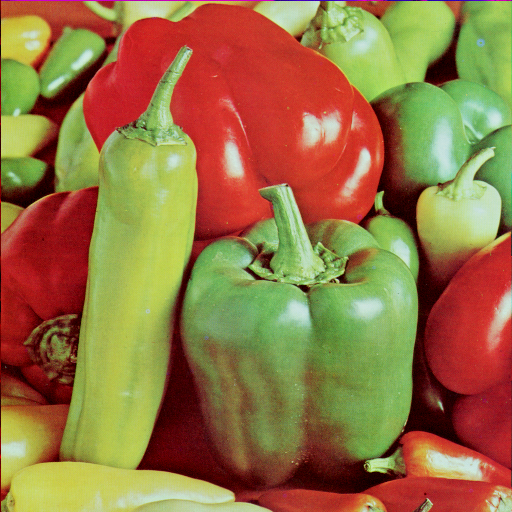
#> input picture PS3/2018/peppers-large.tiff, 512 x 512 px
$ jupyter execute --allow-errors 'CS229[2018] - Problem Set 3.ipynb'
#> lines starting #> are read from the running program, lines starting #| are printed output that depends on the picture
### <div style="text-align: left; background-color: #003554; color: white; padding: 10px; line-height: 1">PS3-1 A Simple Neural Network</div>

#### a)
Let $l^{(i)} = (o^{(i)} - y^{(i)})^2$. Then

$$
\frac{\partial l}{\partial w^{[1]}_{1, 2}} = \frac{1}{m}\Sigma_{i=1}^m\frac{\partial l^{(i)}}{\partial w^{[1]}_{1, 2}}
$$

Note that $w^{[1]}_{1, 2}$ is only affecting $h_2^{(i)}$. And thus
$$
\frac{\partial l^{(i)}}{\partial w^{[1]}_{1,2}} = \frac{\partial l^{(i)}}{\partial o^{(i)}}\frac{\partial o^{(i)}}{\partial h_2^{(i)}}\frac{\partial h_2^{(i)}}{\partial w^{[1]}_{1, 2}}
$$

$$
\frac{\partial l^{(i)}}{\partial w^{[1]}_{1,2}} = \frac{\partial l^{(i)}}{\partial o^{(i)}}\frac{\partial o^{(i)}}{\partial h_2^{(i)}}\frac{\partial h_2^{(i)}}{\partial w^{[1]}_{1, 2}}
$$

Since $l^{(i)} = (o^{(i)} - y^{(i)})^2$,

$$
\frac{\partial l^{(i)}}{\partial o^{(i)}} = 2(o^{(i)} - y^{(i)})
$$

Since $o^{(i)} = \sigma(w^{[2]}_0 + w^{[2]}_1 h_1^{(i)} + w_2^{[2]}h_2^{(i)} + w_3^{[3]}h_3^{(i)})$ ,

$$
\frac{\partial o^{(i)}}{\partial h_2^{(i)}} = o^{(i)}(1 - o^{(i)})w_2^{[2]}
$$
And since $h_2^{(i)} = \sigma(w^{[1]}_{0, 2}  + w^{[1]}_{1, 2}x^{(i)}_1+ w^{[1]}_{2, 2}x^{(i)}_2)$,

$$
\frac{\partial h_2^{(i)}}{\partial w^{[1]}_{1, 2}} = h_2^{(i)}(1- h_2^{(i)}) x_1^{(i)}
$$

Combining them we get

$$
\frac{\partial l}{\partial w^{[1]}_{1, 2}} = \sum_{i=1}^m 2(o^{(i)} - y^{(i)})o^{(i)}(1 -  o^{(i)}) \sigma(w^{[1]}_{0, 2}  + w^{[1]}_{1, 2}x^{(i)}_1+ w^{[1]}_{2, 2}x^{(i)}_2)(1 - \sigma(w^{[1]}_{0, 2}  + w^{[1]}_{1, 2}x^{(i)}_1+ w^{[1]}_{2, 2}x^{(i)}_2)w_2^{[2]}x_1^{(i)}
$$

#### b)
It is possible. Three lines can be used to determine the decision boundary. The three lines are
$$
\begin{aligned}
        x_1 = 0.5\\
        x_2 = 0.5\\
        x_1 + x_2 = 4
\end{aligned}
$$

If we make
$$
    \begin{aligned}
        h_1 = 1 \Leftrightarrow x_1 \le 0.5\\
        h_2 = 1 \Leftrightarrow x_2 \le 0.5\\
        h_3 = 1 \Leftrightarrow x_1 + x_2 \ge 4
    \end{aligned}
$$

And

$$
o = 1 \Leftrightarrow h_1 + h_2 + h_3 \ge 1
$$

Then $o = 1$ if and only if the points are not in the triangle region. The weights can then be determined using these equations.

#### c)
This is impossible. Note in this case
$$
    \begin{aligned}
        &h = (w^{[1]})^T x\\
        &o = \text{step}((w^{[2]})^T h) = \text{step}((w^{[2]}w^{[1]})^T x)
    \end{aligned}
$$

And clearly the decision boundary will be a single line, which cannot separate the two classes.

### <div style="text-align: left; background-color: #003554; color: white; padding: 10px; line-height: 1">PS3-2 KL Divergence and Maximum Likelihood</div>

#### 2)
#### a) Nonnegativity
The goal is to prove that $K L(P \| Q) \geq 0$.
$$
\begin{aligned}
D_{K L}(P \| Q) &=\sum_{x} P(x) \log \frac{P(x)}{Q(x)} \\
&=-\sum_{x} P(x) \log \frac{Q(x)}{P(x)} \\
& \geq-\log \sum_{x} P(x) \frac{Q(x)}{P(x)} \\
& \geq-\log \sum_{x} Q(x) \\
& \geq-\log 1 \\
& \geq 0
\end{aligned}
$$

#### b) Chain Rule for KL Divergence
The inequality becomes equality only when $Q(x) / P(x) = c$ is a constant. And this implies that $Q(x) = P(x)$.

We have
$$
\begin{aligned}
        D_{KL}(P(X, Y)\|Q(X, Y)) &= \sum_{y, x} P(x, y)\log\frac{P(x, y)}{Q(x, y)}\\
        &= \sum_{x, y} P(x, y) \log \frac{P(y|x)P(x)}{Q(y|x)Q(x)} \\
        & = \sum_{x,y}P(x, y)\log\frac{P(x)}{Q(x)} + \sum_{x, y}P(y|x)P(x)\log\frac{P(y|x)}{Q(y|x)}\\
        &= \sum_{x}P(x)\log\frac{P(x)}{Q(x)} + \sum_{x}P(x)\sum_{y}P(y|x)\log\frac{P(y|x)}{Q(y|x)}\\
        &= D_{KL}(P(X)\|Q(X)) + D_{KL}(P(Y|X)\|Q(Y|X))
\end{aligned}
$$

#### c) KL and maximum likelihood
Note that
$$
\begin{aligned}
        D_{KL}(\hat P\|P_\theta) &=  \sum_{x\in\cal X} \hat P(x)\log \frac{\hat P(x)}{P_\theta(x)}\\
        &= \sum_{x\in\cal X}\hat P(x)\log\hat P(x) - \sum_{x\in\cal X}\hat P(x)\log P_\theta(x)\\
        &= c - \sum_{i=1}^m \log P_\theta(x)
\end{aligned}
$$

And minimizing this is just maximizing the log likelihood.

### <div style="text-align: left; background-color: #003554; color: white; padding: 10px; line-height: 1">PS3-3 KL Divergence, Fisher Information, and the Natural Gradient </div>

#### a) Score function
Note

$$
\begin{aligned}
        E_{y\sim p(y;\theta)}[\nabla_{\theta'}\log p(y;\theta')|_{\theta' = \theta}] &= \int_{-\infty}^{\infty}(\nabla_{\theta'}\log p(y;\theta')|_{\theta' = \theta}) p(y;\theta)dy \\
        &= \int_{-\infty}^{\infty}p(y;\theta)\frac{1}{p(y;\theta)} \nabla_\theta p(y;\theta)dy\\
        &= \nabla_\theta \int_{-\infty}^{\infty}p(y;\theta)dy = 0
\end{aligned}
$$

#### b) Fisher Information
This is trivial from the definition the a covariance matrix for a random variable $X$:

$$
Cov(X) = E[(X - E[X])(X - E[X])^T]
$$

In this case, $E(X) = 0$ for $X = \nabla_{\theta'}\log p(y;\theta') |_{\theta'=\theta}$. And thus

$$
\begin{aligned}
        \mathcal I(\theta) &= Cov_{y\sim p(y;\theta)}[\nabla_{\theta'}\log p(y;\theta')|_{\theta' = \theta}] \\
        &= E_{y\sim p(y;\theta)}[(\nabla_{\theta'}\log p(y;\theta')|_{\theta' = \theta} - 0)(\nabla_{\theta'}\log p(y;\theta')|_{\theta' = \theta} - 0)^T]\\
        &= E_{y\sim p(y;\theta)}[\nabla_{\theta'}\log p(y;\theta')\nabla_{\theta'}\log p(y;\theta')^T|_{\theta' = \theta}]\\
\end{aligned}
$$

#### c) Fisher Information (Alternate form)

$$
\begin{aligned}
&E_{y\sim p(y;\theta)}[ - \nabla^2_{\theta'}\log p(y;\theta')|_{\theta' = \theta}]\\
&=E_{y\sim p(y;\theta)}[-\nabla_{\theta'}(\frac{1}{p(y;\theta') }\nabla_{\theta' }p(y;\theta'))|_{\theta' = \theta}]\\
&= E_{y\sim p(y;\theta)}[\frac{\nabla_{\theta'}p(y;\theta')\nabla_{\theta'}p(y;\theta')}{p(y;\theta')^2} - \frac{1}{p(y;\theta')}\nabla_{\theta'}^2 p(y;\theta')]\\
&= E_{y\sim p(y;\theta)}[\nabla_{\theta'}\log p(y;\theta')\nabla_{\theta'}\log p(y;\theta')|_{\theta' = \theta}] + \int_{-\infty}^{\infty}\nabla_{\theta}^2 p(y;\theta) dy\\
&= E_{y\sim p(y;\theta)}[\nabla_{\theta'}\log p(y;\theta')\nabla_{\theta'}\log p(y;\theta')|_{\theta' = \theta}] = \cal I(\theta)
\end{aligned}
$$

#### c) Approximating $D_{KL}$ with Fisher Information
We have

$$
\begin{aligned}
D_{KL }(p_\theta\|p_{\tilde \theta})&\approx D_{KL}(p_\theta\| p_{\theta}) + (\tilde \theta - \theta)^T\nabla_{\theta'}\log p(y;\theta')|_{\theta' = \theta} + \frac{1}{2}(\tilde \theta - \theta)^T\nabla_{\theta'}^2\log p(y;\theta')|_{\theta' = \theta}
(\tilde \theta - \theta)\\
&= 0 + (\tilde \theta - \theta)^T E_{y\sim p(y;\theta)}[-\nabla_{\theta'}\log p(y;\theta')|_{\theta' = \theta}] + \frac{1}{2}(\tilde \theta - \theta)^T E_{y\sim p(y;\theta)}[-\nabla_{\theta'}^2\log p(y;\theta')|_{\theta' = \theta}](\tilde \theta - \theta)\\
&= \frac{1}{2}d^T\mathcal I(\theta) d
\end{aligned}
$$

#### e) Natural Gradient
Since

$$
l(\theta+ d) \approx \log p(y;\theta) + d^T\nabla_{\theta'}\log p(y;\theta')|_{\theta' =\theta}
$$

We can construct the Lagrangian for this optimization problem as

$$
\begin{aligned}
\mathcal L(d, \lambda) &= l(\theta+d)  - \lambda[D_{KL}(p_{\theta}\|p_{\theta' + d}) - c]\\
&= \log p(y;\theta) + d^T\nabla_{\theta'}\log p(y;\theta')|_{\theta' = \theta} - \lambda[\frac{1}{2}d^T\mathcal I(\theta)d - c]
\end{aligned}
$$

The sufficient condition for maximization is
$$
\begin{aligned}
\frac{\partial \cal L}{\partial d} &=  \nabla_{\theta'}\log p(y;\theta')|_{\theta' = \theta} - \lambda \mathcal I(\theta)d\\
\frac{\partial \cal L}{\partial \lambda} &= \frac{1}{2}d^T\mathcal I(\theta) d - c
\end{aligned}
$$

Setting the first to be zero, we get

$$
d = \frac{1}{\lambda}\mathcal I(\theta)^{-1}\nabla_{\theta'}\log p(y;\theta')|_{\theta' = \theta}
$$

So our unscaled natural gradient is then

$$
\tilde d = \mathcal I(\theta)^{-1} \nabla_{\theta'}\log p(y;\theta')|_{\theta'  = \theta}
$$

Now, plug $d$ into the second formula and set it to zero, we get

$$
\frac{1}{2}(\frac{1}{\lambda}\mathcal I(\theta)^{-1}\nabla_{\theta'}\log p(y;\theta')|_{\theta' = \theta})^T\mathcal I(\theta) (\frac{1}{\lambda}\mathcal I(\theta)^{-1}\nabla_{\theta'}\log p(y;\theta')|_{\theta' = \theta}) = c
$$

or

$$
\lambda = \sqrt{\frac{1}{2c}(\nabla_{\theta'}\log p(y;\theta')|_{\theta' = \theta})^T\mathcal I(\theta)^{-1} (\nabla_{\theta'}\log p(y;\theta')|_{\theta' = \theta})}
$$

Thus, the final $d^*$ is given by

$$
d^{*} =\sqrt{\frac{2c}{(\nabla_{\theta'}\log p(y;\theta')|_{\theta' = \theta})^T\mathcal I(\theta)^{-1} (\nabla_{\theta'}\log p(y;\theta')|_{\theta' = \theta})}}\mathcal I(\theta)^{-1}\nabla_{\theta'}\log p(y;\theta')|_{\theta' = \theta}
$$

I think this is not generally true if you define $l(x, y, \theta) = p(x, y;\theta)$ and consider multiple $x^{(i)}, y^{(i)}$'s. However, if $x$ is fixed, and you are trying to maximize the conditional likelihood $l(y, \theta) = p(y|x; \theta)$ this is true. For convenience we consider a single example $y$.

#### f) Relation to Newton's Method
The natural gradient update rule is given by

$$
\theta := \theta+ \alpha \mathcal {I(\theta)}^{-1} \nabla_{\theta}l(y, \theta)
$$

And Newton's rule gives
$$
\theta := \theta - H^{-1}\nabla_{\theta}l(y;\theta)
$$

Note that

$$
\mathcal I(\theta)^{-1} = E_{y\sim p(y|x;\theta)}[-\nabla_{\theta}^2 l(y;\theta)] =  E_{y\sim p(y|x;\theta}[-H^{-1}]
$$

As we see in problem set 1, in generalized linear model, $H$ is only dependent on $x$ but not $y$. So $\mathcal I(\theta) = - H^{-1}$, which proves the results.

### <div style="text-align: left; background-color: #003554; color: white; padding: 10px; line-height: 1">PS3-4 Semi-supervised EM</div>
#### a) Convergence
This is trivial from

$$
\begin{aligned}
l_{semi-sup}(\theta^{(t)}) &= \sum_{i=1}^m  \sum_{z^{(i)}}Q_{i}(z^{(i)})\log\frac{p(x^{(i)}, z^{(i)}; \theta^{(t)})}{Q_i(z^{(i)})} +\alpha l_{sup}(\theta^{(t)})\\
&\le  \sum_{i=1}^m  \sum_{z^{(i)}}Q_{i}(z^{(i)})\log\frac{p(x^{(i)}, z^{(i)}; \theta^{(t + 1)})}{Q_i(z^{(i)})}+ \alpha l_{sup}(\theta^{(t + 1)})\\
&\le l_{unsup}(\theta^{(t + 1)}) + \alpha l_{sup}(\theta^{(t + 1)})
= l_{semi-sup}(\theta^{t+1})
\end{aligned}
$$

#### b) Semi-supervised E-Step
The first line and third line come from Jensen's inequality, and the second line comes from maximization.

In the E-step, we need to re-estimate $z^{(i)}$ for $i = 1, \ldots, m$. Specifically, we set

$$
\begin{aligned}
w^{(i)}_j &= Q_i(z^{(i)} = j)\\
&= p(z^{(i)} = j|x^{(i)}; \phi, \mu, \Sigma)\\
&= \frac{p(x^{(i)}|z^{(i)} = j)p(z^{(i)} =j)}{\sum_{l=1}^k p(x^{(i)}|z^{(i)} = l)p(z^{(i)} = l)}\\
&= \frac{\frac{1}{(2\pi)^{n/2}|\Sigma_j|^{1/2}}\exp(-\frac{1}{2}(x^{(i)} - \mu_j)^T\Sigma_j^{-1}(x^{(i)} - \mu_j))\phi_j}{\sum_{l=1}^k\frac{1}{(2\pi)^{n/2}|\Sigma_l|^{1/2}}\exp(-\frac{1}{2}(x^{(i)} - \mu_l)^T\Sigma_l^{-1}(x^{(i)} - \mu_l))\phi_l}
\end{aligned}
$$

#### c) Semi-supervised M-Step
For convenience we define

$$
\tilde w^{(i)}_j = 1\{\tilde z^{(i)} = j\}
$$

From the lecture note, we should easily derive the derivative from

$\mu_j$ as
$$
\begin{aligned}
\nabla_{\mu_j}l &= \sum_{i=1}^m w^{(i)}_j \Sigma_j^{-1}(x^{(i)} - \mu_j) + \alpha \sum_{i=1}^{\tilde m}\tilde w^{(i)}_j \Sigma_j^{-1}(\tilde x^{(i)} - \mu_j)
\end{aligned}
$$

Setting this to zero, we get

$$
\mu_j = \frac{\sum_{i=1}^m w^{(i)}_j x^{(i)}+ \alpha \sum_{i=1}^{\tilde m}\tilde w^{(i)}_j\tilde x^{(i)}}{\sum_{i=1}^m w^{(i)}_j + \alpha \sum_{i=1}^{\tilde m}\tilde w^{(i)}_j}
$$

Similarly,

$$
\Sigma_j = \frac{\sum_{i=1}^m w^{(i)}_j (x^{(i)} - \mu_j)(x^{(i)} - \mu_j)^T+ \alpha \sum_{i=1}^{\tilde m}\tilde w^{(i)}_j (\tilde x^{(i)} - \mu_j)(\tilde x^{(i)} - \mu_j)^T}{\sum_{i=1}^m w^{(i)}_j + \alpha \sum_{i=1}^{\tilde m}\tilde w^{(i)}_j}
$$

For $\phi$, we need to maximize

$$
\sum_{i=1}^m\sum_{j=1}^kw^{(i)}_j \log \phi_j + \alpha\sum_{i=1}^{\tilde m}\sum_{j=1}^k\tilde w^{(i)}_j \log \phi_j
$$

subjective to

$$
\sum_{j=1}^k \phi_j = 1
$$

We construct the Lagrangian

$$
    \mathcal L(\phi, \beta) =\sum_{i=1}^m\sum_{j=1}^kw^{(i)}_j \log \phi_j + \alpha\sum_{i=1}^{\tilde m}\sum_{j=1}^k\tilde w^{(i)}_j \log \phi_j + \beta(1 - \sum_{j=1}^k \phi_j)
$$

And derivetive for

$$
    \frac{\partial\mathcal L}{\partial \phi_j} = \sum_{i=1}^m\frac{w^{(i)}_j}{\phi_j} + \alpha \sum_{i=1}^{\tilde m}\frac{\tilde w^{(i)}_j}{\phi_j} - \beta
$$

Set it to zero we get

$$
    \phi_j = \frac{\sum_{i=1}^mw^{(i)}_j + \alpha \sum_{i=1}^{\tilde m}{\tilde w}^{(i)}_j}{\beta}
$$

Considering the constraint $\sum_{j=1}^k \phi_j = 1$, we get $\beta = m + \alpha \tilde m$. So

$$
    \phi_j = \frac{\sum_{i=1}^mw^{(i)}_j + \alpha \sum_{i=1}^{\tilde m}\tilde w^{(i)}_j}{m + \alpha \tilde m}
$$

[cell 1]
import matplotlib.pyplot as plt
import numpy as np
import os

PLOT_COLORS = ['red', 'black', 'blue', 'orange']  # Colors for your plots
K = 4           # Number of Gaussians in the mixture model
NUM_TRIALS = 3  # Number of trials to run (can be adjusted for debugging)
UNLABELED = -1  # Cluster label for unlabeled data points (do not change)

[cell 2]
def main(is_semi_supervised, trial_num):
    """Problem 3: EM for Gaussian Mixture Models (unsupervised and semi-supervised)"""
    print('Running {} EM algorithm...'
          .format('semi-supervised' if is_semi_supervised else 'unsupervised'))

    # Load dataset
    train_path = os.path.join('data','ds3_train.csv')
    x, z = load_gmm_dataset(train_path)
    x_tilde = None

    if is_semi_supervised:
        # Split into labeled and unlabeled examples
        labeled_idxs = (z != UNLABELED).squeeze()
        x_tilde = x[labeled_idxs, :]   # Labeled examples
        z = z[labeled_idxs, :]         # Corresponding labels
        x = x[~labeled_idxs, :]        # Unlabeled examples

    # *** START CODE HERE ***
    m,n = x.shape
    # (1) Initialize mu and sigma by splitting the m data points uniformly at random
    # into K groups, then calculating the sample mean and covariance for each group
    classes = np.random.randint(K, size=m)

    # shape (k,n)
    mu = np.array([x[classes == j].mean(axis=0) for j in range(K)])
    #print(mu.shape, "mu shape", "want:", (K,n))
    sigma = []
    for j in range(K):
        class_size = (classes == j).sum()

        # shape (class_size,n)
        xj_normed = x[classes ==j]-mu[j]

        # shape (n,n)
        sigma.append(xj_normed.T @ xj_normed /class_size)


    # (2) Initialize phi to place equal probability on each Gaussian
    # phi should be a numpy array of shape (K,)
    phi = np.ones((K,))/K
    # (3) Initialize the w values to place equal probability on each Gaussian
    # w should be a numpy array of shape (m, K)
    w = np.ones((m, K))/K
    # *** END CODE HERE ***

    if is_semi_supervised:
        w = run_semi_supervised_em(x, x_tilde, z, w, phi, mu, sigma)
    else:
        w = run_em(x, w, phi, mu, sigma)

    # Plot your predictions
    z_pred = np.zeros(m)
    if w is not None:  # Just a placeholder for the starter code
        for i in range(m):
            z_pred[i] = np.argmax(w[i])

    plot_gmm_preds(x, z_pred, is_semi_supervised, plot_id=trial_num)

[cell 3]
# [75 lines left out: function joint_pdf, not called in this run]

[cell 4]
# [88 lines left out: function run_em, not called in this run]

[cell 5]
# [17 lines left out: function plot_gmm_preds, not called in this run]

[cell 6]
def load_gmm_dataset(csv_path):
    """Load dataset for Gaussian Mixture Model (problem 3).

    Args:
         csv_path: Path to CSV file containing dataset.

    Returns:
        x: NumPy array shape (m, n)
        z: NumPy array shape (m, 1)

    NOTE: You do not need to edit this function.
    """

    # Load headers
    with open(csv_path, 'r') as csv_fh:
        headers = csv_fh.readline().strip().split(',')

    # Load features and labels
    x_cols = [i for i in range(len(headers)) if headers[i].startswith('x')]
    z_cols = [i for i in range(len(headers)) if headers[i] == 'z']

    x = np.loadtxt(csv_path, delimiter=',', skiprows=1, usecols=x_cols, dtype=float)
    z = np.loadtxt(csv_path, delimiter=',', skiprows=1, usecols=z_cols, dtype=float)

    if z.ndim == 1:
        z = np.expand_dims(z, axis=-1)

    return x, z

[cell 7]
np.random.seed(229)
# Run NUM_TRIALS trials to see how different initializations
# affect the final predictions with and without supervision
#> (the rest of this cell did not finish here and is left out)

[cell 8]
# [110 lines left out: function run_semi_supervised_em, not called in this run]

#> (a cell that did not finish here is left out)

### <div style="text-align: left; background-color: #003554; color: white; padding: 10px; line-height: 1">PS3-5 K-means for Compression</div>

[cell 10]
import numpy as np
import matplotlib.pyplot as plt
from matplotlib.image import imread

[cell 11]
A = imread('peppers-large.tiff')
#> A is the input picture: shape (512, 512, 3); mean R, G, B 149.8, 115.6, 66.5
plt.figure(figsize=(8,8))
plt.imshow(A)

[cell 12]
B = imread('peppers-small.tiff')
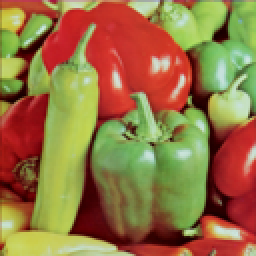
#> input picture PS3/2018/peppers-small.tiff, 128 x 128 px (shown 2 times larger)
#> B is the input picture: shape (128, 128, 3); mean R, G, B 149.9, 115.7, 66.5
plt.figure(figsize=(8,8))
plt.imshow(B)

We will now run K-means clustering on the pixels of this image. We run the loop for a minimum of 30 iterations, and use 16 clusters. The algorithm runs as follows:

1. Randomly pick 16 pixels from the image to initialize the centroids

2. Repeat until convergence:

a. Assign each pixel from the image to the neareast centroid

b. For each centroid, calculate the mean of all the pixels assigned to it

c. Update the centroids to the mean calculated in step 2.

[cell 13]
def k_means(X, n_centroids=16, min_iter=30):
#> called with n_centroids = 16, min_iter = 30
    C = X.reshape(-1,3)
    # Randomly initialize the centroids
    centroids = C[np.random.randint(0, C.shape[0], n_centroids)]
#> centroids = 16 rows, first 8: [121, 94, 44], [185, 204, 119], [216, 71, 50], [146, 192, 79], [193, 35, 35], [157, 33, 37], [110, 116, 49], [24, 0, 0]
    error_history = []
    error = 1
    n_iter = 0

    # Loop until for at least min_iter and while the centroids are not stable
    while (error > 0 or n_iter < min_iter):
        # For each pixel, calculate the distance to all current centroids:
        norms = np.array([np.linalg.norm(C-centroids[k,:],2,1) for k in range(n_centroids)]).T
        # Assign each pixel to the closest centroid:
        assign = np.argmin(norms,1)
        # For a given centroid, calculate the mean of the pixels assigned to it:
        means = np.array([np.mean(C[np.where(assign == k)],0) for k in range(n_centroids)])
        # Check for stability of the centroids and keep track of the error history
        error = np.linalg.norm(centroids-means,1,1).sum()
        error_history.append(error)
        # Assign the new centroids as the means calculated previously:
        centroids = means
        n_iter += 1
#> this loop made 120 passes
#> error on passes 1 to 12: 1135.6, 260.5, 110.6, 71.28, 54.12, 41.31, 29.16, 20.67, 15.41, 11.21, 9.65, 7.35
#> after the loop, error_history = 120 values, max 1135.6 at index 0, min 0 at index 119, mean 19.4; n_iter = 120

    return centroids, error_history

[cell 14]
centroids, error_history = k_means(B)
#> centroids = 16 rows, first 8: [107.2, 61.11, 34.94], [193.6, 218.1, 191.7], [114, 137.2, 64.32], [184, 201.7, 89.5], [180.4, 40.71, 38.24], [144.8, 22.47, 24.7], [121.3, 169.4, 82.95], [49.79, 3.11, 2.16]

[cell 15]
plt.plot(error_history)
plt.xlabel('Iterations')
plt.ylabel('Norm 1 Error')
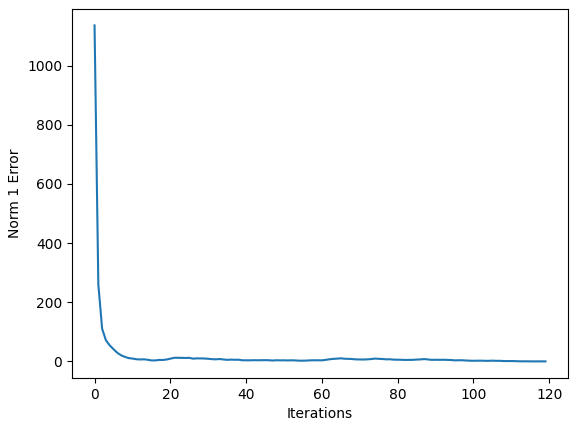
#> figure drawn by matplotlib, 1 panel; curve peaks at x = 0, y = 1135.6

[cell 16]
centroids = centroids.astype(int)
#> centroids = 16 rows, first 8: [107, 61, 34], [193, 218, 191], [113, 137, 64], [184, 201, 89], [180, 40, 38], [144, 22, 24], [121, 169, 82], [49, 3, 2]
colormap = np.repeat(centroids,1024,0).reshape(128,128,3)
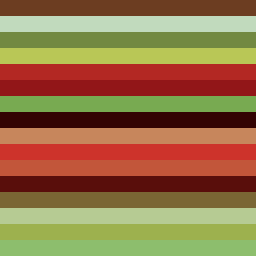
#> colormap: shape (128, 128, 3) int64 (shown 2 times larger); mean of channels 0, 1, 2 148.1, 112.9, 69.8; drawn as R, G, B
plt.figure(figsize=(8,8))
plt.imshow(colormap)

[cell 17]
C = A.reshape(-1,3)
# For each pixel, calculate the distance to all current centroids:
norms = np.array([np.linalg.norm(C-centroids[k,:],2,1) for k in range(centroids.shape[0])]).T
# Assign each pixel to the closest centroid:
assign = np.argmin(norms,1)

# Create a new image where each pixel is the the centroid closest to the pixel in the original image
compressed_image = np.array([centroids[assign[k]] for k in range(assign.shape[0])])
compressed_image = compressed_image.reshape(512,512,3)
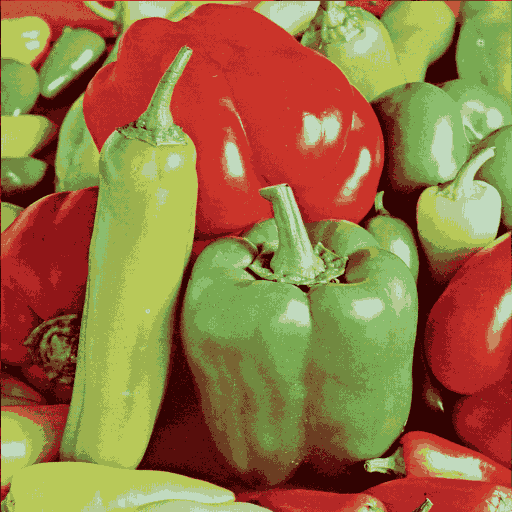
#> compressed_image: shape (512, 512, 3) int64; mean of channels 0, 1, 2 149.7, 115.5, 66.6; drawn as R, G, B

[cell 18]
fig, axes = plt.subplots(1, 2, figsize=(16, 8))
ax0, ax1 = axes.ravel()

ax0.imshow(A)
ax0.set_title('Original Image')
ax1.imshow(compressed_image)
ax1.set_title('Compressed Image')
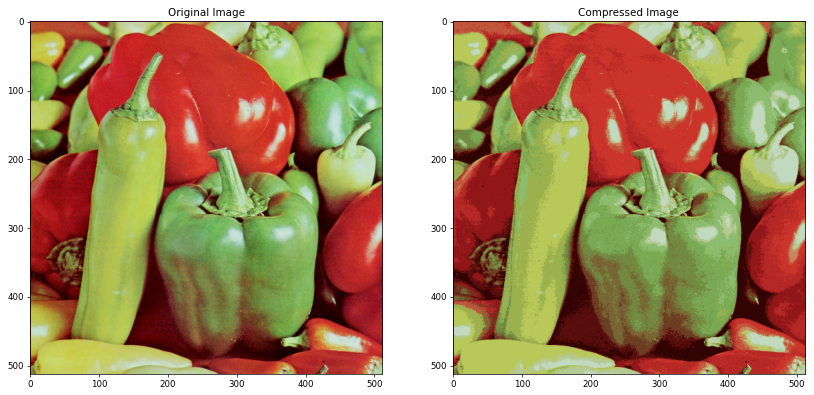
#> figure drawn by matplotlib, 2 panels
